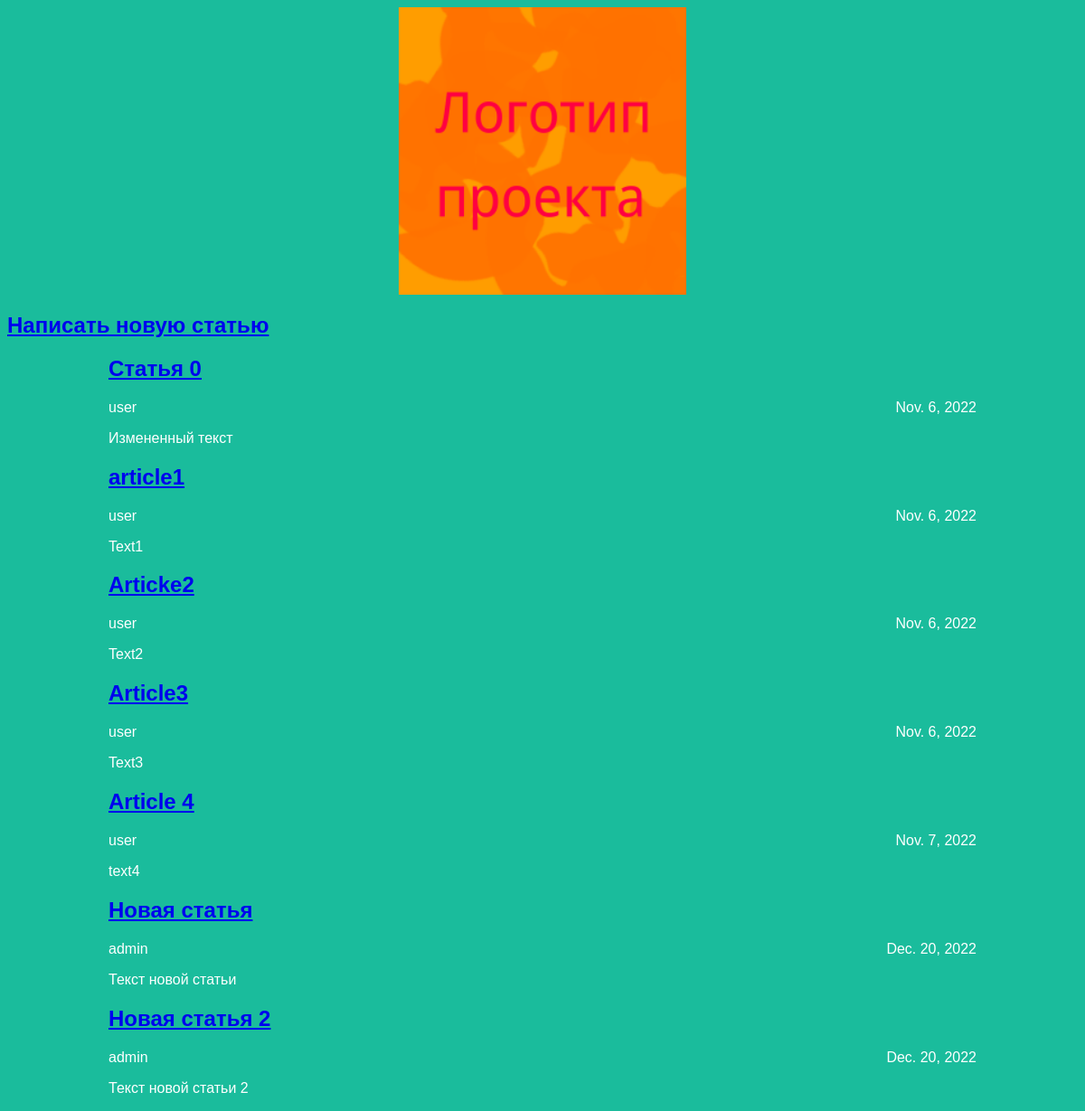
The page / on the database its author committed.
### articles/models.py (models this page shows, shortened)
class Article(models.Model):
	title = models.CharField(max_length=200)
	author = models.ForeignKey(User, on_delete=models.CASCADE)
	text = models.TextField()
	created_date = models.DateField(auto_now_add=True)
	def get_excerpt (self):
		return self.text[:140] + "..." if len(self.text) > 140 else self.text

### articles/views.py (the view)
# urls.py: path('', views.archive),
def archive(request):
    return render(request, 'archive.html', {"posts": Article.objects.all()})

### articles/templates/archive.html (shortened to what this page needs)
<head>
<link rel="stylesheet" href="{{ STATIC_URL }}/static/css/article.css">
</head>
<body>
    <div class="header">
        {% load static %}
        <a href="/">
        <img src="{% static '/img/logo.png'%}" />
    </div>
    <div>
    <a href="/article/new">
    <h2 class="new-article">Написать новую статью</h2>
    </div>
    <div class="archive">
    {% for post in posts %}
        <div class="one-post">
        <a href="/article/{{post.id}}">
            <h2 class="post-title">{{ post.title }}</h2> </a>
            <div class="article-info">
            <div class="article-author">{{ post.author.username }}</div>
            <div class="article-created-date">{{ post.created_date }}</div>
            </div>
            <p class="article-text">{{ post.get_excerpt }}</p>
        </div>
    {% endfor %}
    </div>
</body>

### articles/static/css/article.css (style rules this page uses)
body { background: #1abc9c; font-family: Tahoma, Arial, sans-serif; color: #ffffff; }
.header img { display: block; width: 318px; margin-left: auto; margin-right: auto; }
.archive { width: 960px; margin-left: auto; margin-right: auto; }
.article-author { width: 50%; float: left; }
.article-created-date { text-align: right; }

### rows shown on the page
Article: title "Статья 0", author.username "user", created_date "Nov. 6, 2022", get_excerpt "Измененный текст"
Article: title "article1", author.username "user", created_date "Nov. 6, 2022", get_excerpt "Text1"
Article: title "Articke2", author.username "user", created_date "Nov. 6, 2022", get_excerpt "Text2"
Article: title "Article3", author.username "user", created_date "Nov. 6, 2022", get_excerpt "Text3"
Article: title "Article 4", author.username "user", created_date "Nov. 7, 2022", get_excerpt "text4"
Article: title "Новая статья", author.username "admin", created_date "Dec. 20, 2022", get_excerpt "Текст новой статьи"
Article: title "Новая статья 2", author.username "admin", created_date "Dec. 20, 2022", get_excerpt "Текст новой статьи 2"
